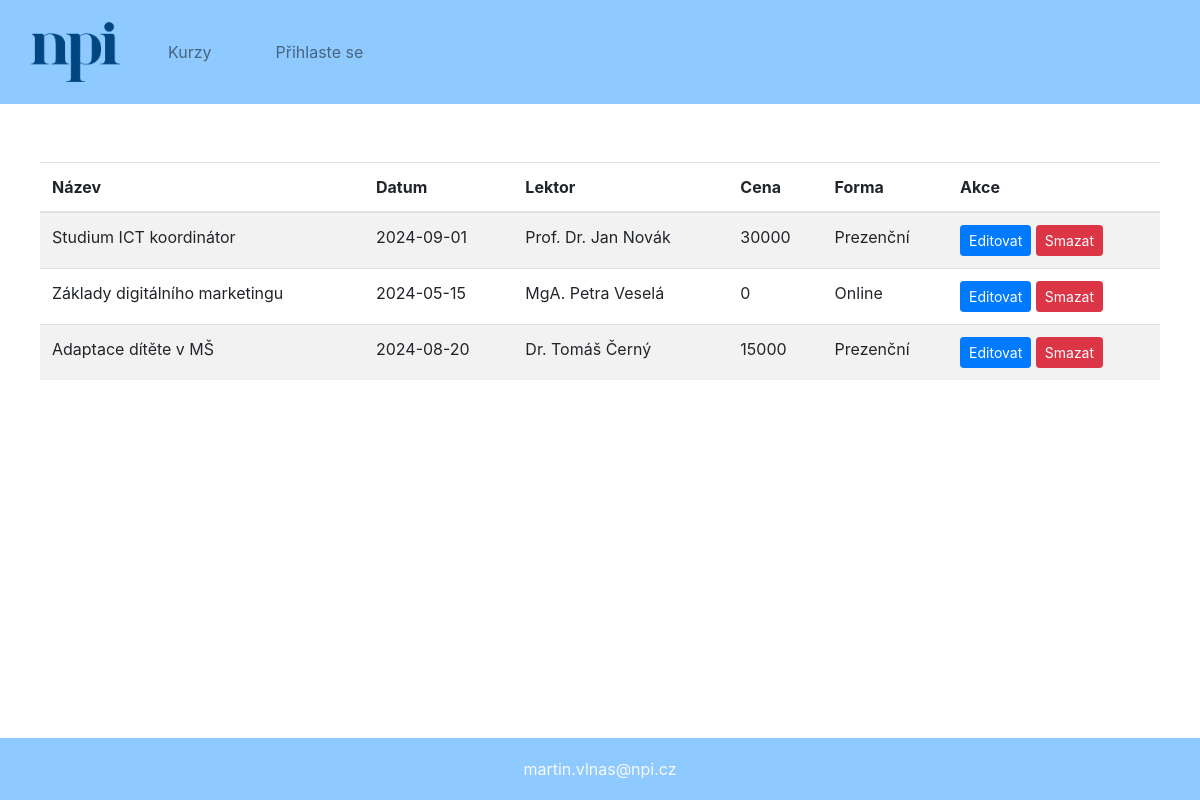
Page /www/html/manage.php on the committed database.
### tables this page shows
CREATE TABLE `events` (
  `id` int NOT NULL AUTO_INCREMENT,
  `kategorie` varchar(255) NOT NULL,
  `nazev` varchar(255) NOT NULL,
  `datum` varchar(255) NOT NULL,
  `forma` varchar(255) NOT NULL,
  `lektor` varchar(255) NOT NULL,
  `anotace` varchar(10000) NOT NULL,
  `odkaz` varchar(255) NOT NULL,
  `cena` int,
  `zobrazeno` int unsigned NOT NULL DEFAULT 0,
  PRIMARY KEY (`id`)
);

### www/prolog.php (called while the page is built, shortened)
<?php
function isUser(): bool
{
    return isset($_SESSION['jmeno']);
}

### www/html/php/db.php (called while the page is built, shortened)
<?php
$servername = "database";
$username = "admin";
$password = "heslo";
$database = "npi_events";
$db_conn = new mysqli($servername, $username, $password, $database);
function dbQuery($sql, $params = []) {
    global $db_conn;
    $stmt = $db_conn->prepare($sql);
    if ($stmt->execute() === false) {
        error_log("Chyba při vykonávání dotazu: " . $stmt->error);
        return false;
    }
    $result = $stmt->get_result();
    if ($result) {
        return $result->fetch_all(MYSQLI_ASSOC);
    } else {
        return [];
    }
}
function getEvents()
{
    $events = dbQuery("SELECT * FROM events;");
    if ($events) {
        return $events;
    } else {
        return [];
    }
}
?>

### www/html/manage.php (the view, shortened to what this page needs)
<?php
require '../prolog.php';
require INC . '/html_base.php';
require INC . '/html_nav.php';
require PHP . '/db.php';
$events = getEvents();
?>
<div class="container mt-5">
    <table class="table table-striped table-hover">
        <thead>
            <tr>
                <th>Název</th>
                <th>Datum</th>
                <th>Lektor</th>
                <th>Cena</th>
                <th>Forma</th>
                <th>Akce</th>
            </tr>
        </thead>
        <tbody>
        <?php
        foreach ($events as $event) {
            echo "<tr>";
            echo "<td>" . htmlspecialchars($event['nazev']) . "</td>";
            echo "<td>" . htmlspecialchars($event['datum']) . "</td>";
            echo "<td>" . htmlspecialchars($event['lektor']) . "</td>";
            echo "<td>" . htmlspecialchars($event['cena']) . "</td>";
            echo "<td>" . htmlspecialchars($event['forma']) . "</td>";
            echo "<td>";
            echo "<a href='edit_event.php?id=" . htmlspecialchars($event['id']) . "' class='btn btn-primary btn-sm'>Editovat</a> ";
            echo "<a href='manage.php?id=" . htmlspecialchars($event['id']) . "' class='btn btn-danger btn-sm' onclick='return confirm(\"Opravdu chcete smazat tuto událost?\");'>Smazat</a>";
            echo "</td>";
            echo "</tr>";
        }
        ?>
        </tbody>
    </table>
</div>
<?php
require INC . '/html_footer.php';

### www/includes/html_base.php (shortened to what this page needs)
<!DOCTYPE html>
<html lang="cs">
<head>
    <link rel="stylesheet" href="styles.css">
    <link rel="stylesheet" href="https://maxcdn.bootstrapcdn.com/bootstrap/4.5.2/css/bootstrap.min.css">
    <link rel="stylesheet" href="https://cdnjs.cloudflare.com/ajax/libs/tempusdominus-bootstrap-4/5.39.0/css/tempusdominus-bootstrap-4.min.css">
</head>
<body>

### www/includes/html_nav.php (shortened to what this page needs)
<nav class="navbar navbar-expand-lg navbar-light my-navbar-color">
    <div class="container-fluid">
        <a class="navbar-brand" href="index.php">
            <img src="/images/npi_icon.png" alt="NPI Karlovy Vary Logo" height="60" width="89">
        </a>
        <div class="collapse navbar-collapse" id="navbarNav">
            <ul class="navbar-nav text-center">
                <li class="nav-item m-3 p-2">
                    <a class="nav-link" href="index.php">Kurzy</a>
                </li>
                <?php if (isUser()): ?>
                <li class="nav-item dropdown m-3 p-2">
                    <a class="nav-link dropdown-toggle" href="#" id="navbarDropdown" role="button" data-toggle="dropdown" aria-haspopup="true" aria-expanded="false">
                        Přidej VP
                    </a>
                    <div class="dropdown-menu" aria-labelledby="navbarDropdown">
                        <a class="dropdown-item" href="add_event.php">Formulářem</a>
                        <a class="dropdown-item" href="upload.php">Nahraj XML</a>
                    </div>
                </li>
                <li class="nav-item m-3 p-2">
                    <a class="nav-link" href="manage.php">Správa kurzů</a>
                </li>
                <li class="nav-item m-3 p-2">
                    <a class="nav-link" href="login.php"><?= "Uživatel: " . htmlspecialchars($_SESSION['jmeno']); ?></a>
                </li>
                <?php else: ?>
                <li class="nav-item m-3 p-2">
                    <a class="nav-link" href="login.php">Přihlaste se</a>
                </li>
                <?php endif; ?>
            </ul>
        </div>
    </div>
</nav>

### www/includes/html_footer.php
    <footer class="bg-light text-center text-lg-start mt-5">
        <div class="panel-footer">
            <a href="mailto:martin.vlnas@npi.cz" class="text-light">martin.vlnas@npi.cz</a>
        </div>
    </footer>
</body>
</html>

### www/html/styles.css (style rules this page uses)
.panel-footer { position: fixed; padding: 1.2em; background-color:#8ecaff; left: 0; bottom: 0; width: 100%; }
.my-navbar-color { background-color: #8ecaff; }
footer { position: fixed !important; bottom: 0 !important; width: 100% !important; z-index: 1 !important; background-color: #f8f9fa !important; padding: 10px 0 !important; }
body { padding-bottom: 50px !important; }
.container { padding: 10px !important; }

### rows in the picture
events: nazev "Studium ICT koordinátor", datum "2024-09-01", lektor "Prof. Dr. Jan Novák", cena "30000", forma "Prezenční"
events: nazev "Základy digitálního marketingu", datum "2024-05-15", lektor "MgA. Petra Veselá", cena "0", forma "Online"
events: nazev "Adaptace dítěte v MŠ", datum "2024-08-20", lektor "Dr. Tomáš Černý", cena "15000", forma "Prezenční"
